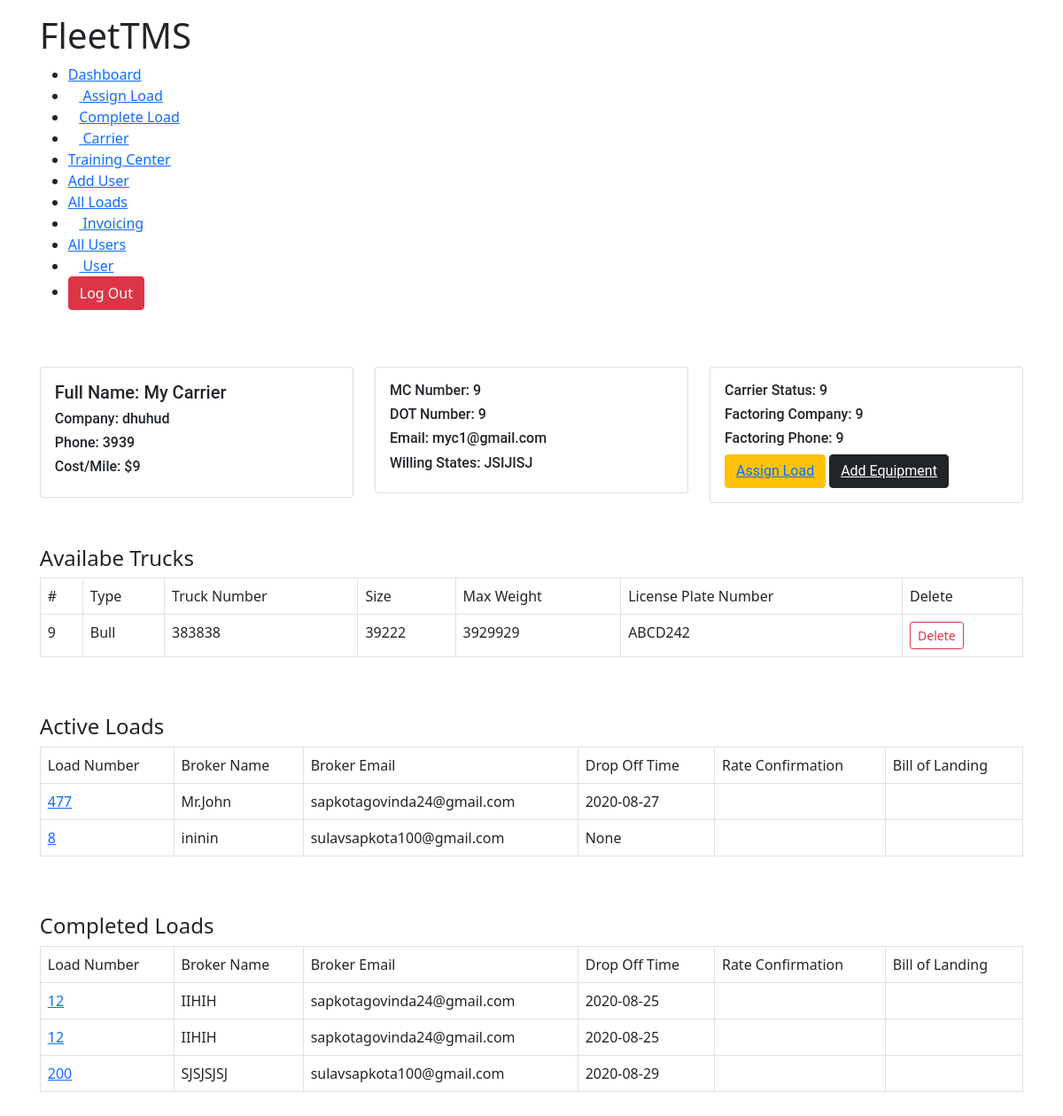
Page /carrier_detail/23 (signed in) on the committed database.
### TMSTruck/models.py (models this page shows, shortened)
class Carrier(models.Model):
	user					= models.ForeignKey(Account,on_delete=models.CASCADE,null=True,blank=True)
	firstName 				= models.CharField(max_length=100,null=True)
	lastName				= models.CharField(max_length=100,null=True)
	company 				= models.CharField(max_length=100,null=True)
	email					= models.EmailField(max_length=100,null=True)
	phone					= models.IntegerField(null=True)
	mc_number 				= models.IntegerField(null=True)
	dot_number				= models.IntegerField(null=True)
	factoring_phone			= models.IntegerField(null=True)
	willing_states			= models.TextField(max_length=1000,null=True)
	carrier_status			= models.CharField(max_length=100,null=True)
	factoring_company		= models.CharField(max_length=100,null=True)
	mc_upload		 		= models.FileField(upload_to=carrierMcFiles,null=True)
	w9_upload 				= models.FileField(upload_to=carrierMcFiles,null=True)
	insurance				= models.FileField(upload_to=carrierMcFiles,null=True)
	costPerMile				= models.IntegerField(null=True)

class Equipment(models.Model):
	user 					= models.ForeignKey(Carrier, on_delete=models.CASCADE)
	type 					= models.CharField(max_length=100,null=True)
	truck_number 			= models.IntegerField(null=True)
	size					= models.IntegerField(null=True)
	max_weight				= models.IntegerField(null=True)
	license_plate_number	= models.CharField(max_length=200,null=True)
	def __str__(self):
		return self.type

class AssignLoad(models.Model):
	user 					= models.ForeignKey(Account,on_delete=models.CASCADE,null=True,blank=True)
	brokerage_name 			= models.CharField(max_length=300, null=True)
	broker_name 			= models.CharField(max_length=300, null=True)
	assignToCarrier			= models.ForeignKey(Carrier,blank=True, on_delete=models.CASCADE, null=True)
	broker_address 			= models.CharField(max_length=300, null=True)
	pickupAddress 			= models.CharField(max_length=300, null=True)
	distance 				= models.IntegerField(null=True)
	weight 					= models.IntegerField(null=True)
	rate 					= models.IntegerField(null=True)
	stops 					= models.IntegerField(null=True)
	assigned_date			= models.DateTimeField(blank=True,auto_now_add=True, null=True)
	pickupDate				= models.CharField(max_length=3000,null=True, blank=True)
	is_active 				= models.BooleanField(default=True,null=True)
	is_paid 				= models.BooleanField(default=False,null=True)
	broker_phone			= models.IntegerField(null=True)
	broker_email			= models.EmailField(max_length=100,null=True)
	load_number				= models.IntegerField(null=True)
	dropOffDate				= models.CharField(max_length=3000,null=True,blank=True)
	dropOffAddress			= models.CharField(max_length=10000,null=True)
	first_available_pickup	= models.CharField(max_length=3000,null=True,blank=True)
	rate_confirmation		= models.FileField(blank=True,upload_to=rate_confirmation_path)
	bill_of_landing			= models.FileField(blank=True,upload_to=bill_path)
	special_comments 		= models.TextField(null=True,max_length=10000)
	final_address			= models.CharField(null=True,max_length=100, blank=True)
	is_awaiting				= models.BooleanField(null=True,default=True,blank=True)
	is_awb					= models.BooleanField(null=True,default=True,blank=True)
	is_sign					= models.BooleanField(null=True,default=False)

### TMSTruck/decorators.py (the view)
        def wrapper(request, *args, **kwargs):
            group = None
            if request.user.groups.exists():
                group = request.user.groups.all()[0].name
            if group in allowed_roles:
                return view_func(request, *args, **kwargs)
            elif group == 'Trainee':
                return redirect("user")
            else:
                return HttpResponse("You are not authorized to visit this page. ")

### TMSTruck/views.py (called while the page is built)
@login_required(login_url="login")
@customRoles(allowed_roles=['Admin','Accounting','Hiring Manager', 'Logistics Manager'])
def user_detail(request,pk):
	user = Carrier.objects.get(id=pk)
	completed_loads = AssignLoad.objects.filter(assignToCarrier=user,is_active=False)
	active_loads = AssignLoad.objects.filter(assignToCarrier=user,is_active=True,is_awaiting=False,is_awb=False)
	trucks = Equipment.objects.filter(user=user)
	carrier = Carrier.objects.get(id=pk)
	print(trucks)
	template = 'TMSTruck/user_detail.html'
	context = {
		'user':user,
		'carrier':carrier,
		'active_loads':active_loads,
		'completed_loads':completed_loads,
		'trucks':trucks,
		'group':request.user.groups.all()[0].name
	}
	return render(request,template,context)

### TMSTruck/templates/TMSTruck/user_detail.html (shortened to what this page needs)
{% extends 'TMSTruck/base.html' %}
{% load static %}
{% block content %}
<link rel="stylesheet" href="{% static 'css/dashboard.css' %}">
<div class="main-body">
  {% if group == 'Accounting' %}
  {% include 'TMSTruck/navbars/accounting_navbar.html' %}
  {% elif group == 'Admin' %}
  {% include 'TMSTruck/navbars/admin_navbar.html' %}
  {% elif group == 'Hiring Manager' %}
  {% include 'TMSTruck/navbars/hiring_manager_navbar.html' %}
  {% elif group == 'Logistics Manager' %}
  {% include 'TMSTruck/navbars/logistics_manager.html' %}
  {% endif %}
    <div class="row">
        <div class="col-md-4">
            <div class="card mt-4">
                <div class="card-body">
                   <h5>Full Name: {{user.firstName}} {{user.lastName}}</h5>
                    <h6>Company: {{user.company}}</h6>
                    <h6>Phone: {{user.phone}}</h6>
                    <h6>Cost/Mile: ${{user.costPerMile}}</h6>
                </div>
            </div>
        </div>
        <div class="col-md-4">
            <div class="card mt-4">
                <div class="card-body">
                    <h6>MC Number: {{user.mc_number}}</h6>
                   <h6>DOT Number: {{user.dot_number}}</h6>
                   <h6>Email: {{user.email}}</h6>
                    <h6>Willing States: {{user.willing_states}}</h6>
                </div>
            </div>
        </div>
        <div class="col-md-4">
            <div class="card mt-4">
                <div class="card-body">
                    <h6>Carrier Status: {{user.carrier_status}}</h6>
                    <h6>Factoring Company: {{user.factoring_company}}</h6>
                    <h6>Factoring Phone: {{user.factoring_phone}}</h6>
                    <button class="btn btn-warning"><a href="{% url 'assign_load' %}">Assign Load</a></button>
    <button class="btn btn-dark"><a style="color: white;" href="{% url 'add_equipment' carrier.id  %}">Add Equipment</a></button>
                </div>
            </div>
        </div>
    </div>
<br><br>
<div class="row">
        <div class="col mx-auto">
          <h4>Availabe Trucks</h4>
            <table class="table table-bordered">
                <thead>
                  <tr>
                    <th scope="col">#</th>
                    <th scope="col">Type</th>
                    <th scope="col">Truck Number</th>
                    <th scope="col">Size</th>
                    <th scope="col">Max Weight</th>
                    <th scope="col">License Plate Number</th>
                    <th scope="col">Delete</th>
                  </tr>
                </thead>
                <tbody>
                  {% for equipment in trucks %}
                                <tr>
                                    <th scope="row">{{equipment.id}}</th>
                                    <td>{{equipment.type}}</a></td>
                                    <td>{{equipment.truck_number}}</td>
                                    <td>{{equipment.size}}</td>
                                    <td>{{equipment.max_weight}}</td>
                                    <td>{{equipment.license_plate_number}}</td>
                                    <td><a href="{% url 'remove_equipment' equipment.id %}"><button class="btn btn-outline-danger btn-sm">Delete</button></a></td>
                                </tr>
                                {% endfor %}
                </tbody>
              </table>
        </div>
    </div>
<br><br>
    <div class="row">
        <div class="col-md-12 mx-auto">
          <h4>Active Loads</h4>
          <table class="table table-bordered">
            <thead>
              <tr>
                <th scope="col">Load Number</th>
                <th scope="col">Broker Name</th>
                <th scope="col">Broker Email</th>
                <th scope="col">Drop Off Time</th>
                <th scope="col">Rate Confirmation</th>
                <th scope="col">Bill of Landing</th>
              </tr>
            </thead>
            <tbody>
              {% for load in active_loads %}
              <tr>
                <td><a href="{% url 'load_detail' load.id %}">{{load.load_number}}</a></td>
                <td>{{load.broker_name}}</td>
                <td>{{load.broker_email}}</td>
                <td>{{load.dropOffDate}}</td>
                <td><a href="{{load.rate_confirmation}}"><i class="fa fa-eye"></i></a></td>
                <td><a href="{{load.bill_of_landing}}"><i class="fa fa-eye"></i></a></td>
              </tr>
              {% endfor %}
            </tbody>
          </table>
        </div>
    </div>
    <br><br>
    <div class="row">
      <div class="col-md-12 mx-auto">
        <h4>Completed Loads</h4>
        <table class="table table-bordered">
          <thead>
            <tr>
              <th scope="col">Load Number</th>
              <th scope="col">Broker Name</th>
              <th scope="col">Broker Email</th>
              <th scope="col">Drop Off Time</th>
              <th scope="col">Rate Confirmation</th>
              <th scope="col">Bill of Landing</th>
            </tr>
          </thead>
          <tbody>
            {% for load in completed_loads %}
            <tr>
              <td><a href="{% url 'load_detail' load.id %}">{{load.load_number}}</a></td>
              <td>{{load.broker_name}}</td>
              <td>{{load.broker_email}}</td>
              <td>{{load.dropOffDate}}</td>
              <td><a href="{{load.rate_confirmation}}"><i class="fa fa-eye"></i></a></td>
              <td><a href="{{load.bill_of_landing}}"><i class="fa fa-eye"></i></a></td>
            </tr>
            {% endfor %}
          </tbody>
        </table>
      </div>
    </div>
</div>
{% endblock %}

### static/css/base.css (style rules this page uses)
* { padding: 0px; margin: 0px; }
.main-body { margin: 1rem 2.8rem; }

### TMSTruck/templates/TMSTruck/user_detail.html (style rules this page uses)
th { font-weight: 500; }
.card { font-family: Roboto; }

### rows in the picture
Carrier: firstName "My", lastName "Carrier", company "dhuhud", phone "3939", costPerMile "9", mc_number "9", dot_number "9", email "myc1@gmail.com", willing_states "JSIJISJ", carrier_status "9", factoring_company "9", factoring_phone "9"
Equipment: id "9", type "Bull", truck_number "383838", size "39222", max_weight "3929929", license_plate_number "ABCD242"
AssignLoad: load_number "477", broker_name "Mr.John", broker_email "sapkotagovinda24@gmail.com", dropOffDate "2020-08-27"
AssignLoad: load_number "8", broker_name "ininin", broker_email "sulavsapkota100@gmail.com", dropOffDate "None"
AssignLoad: load_number "12", broker_name "IIHIH", broker_email "sapkotagovinda24@gmail.com", dropOffDate "2020-08-25"
AssignLoad: load_number "12", broker_name "IIHIH", broker_email "sapkotagovinda24@gmail.com", dropOffDate "2020-08-25"
AssignLoad: load_number "200", broker_name "SJSJSJSJ", broker_email "sulavsapkota100@gmail.com", dropOffDate "2020-08-29"
